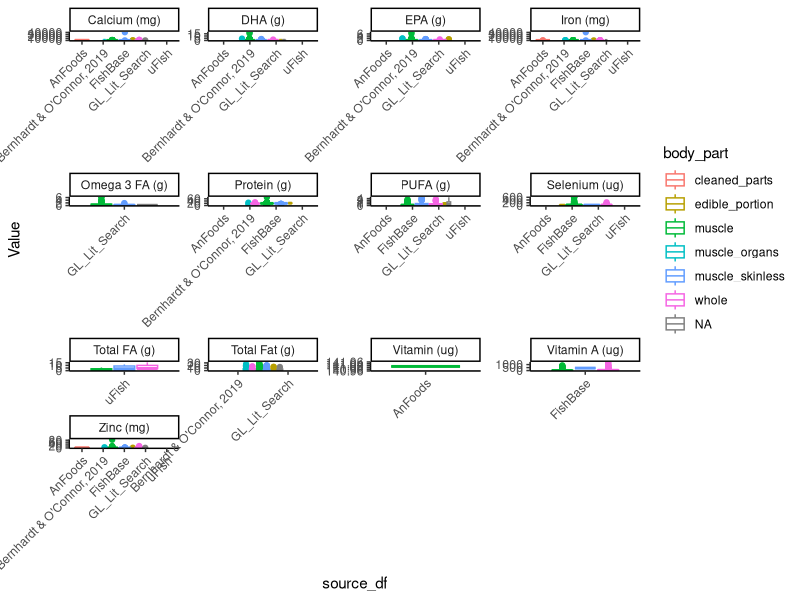
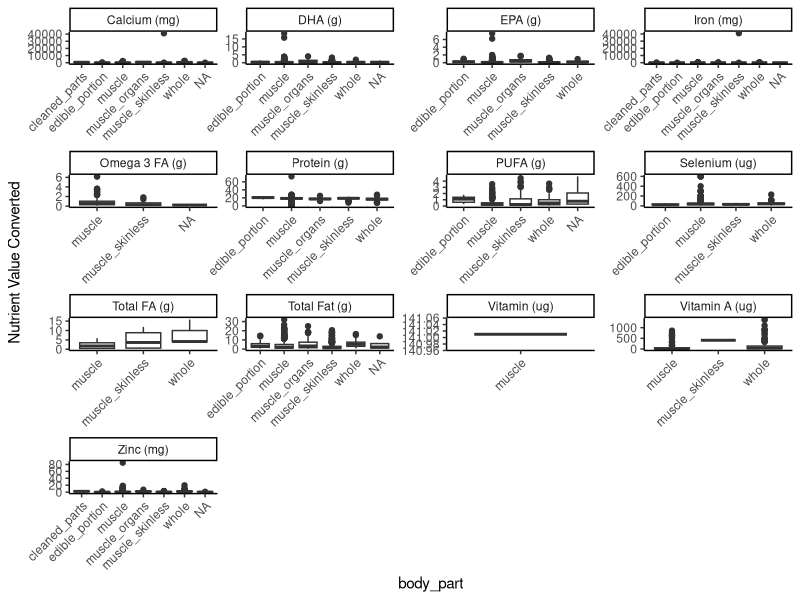
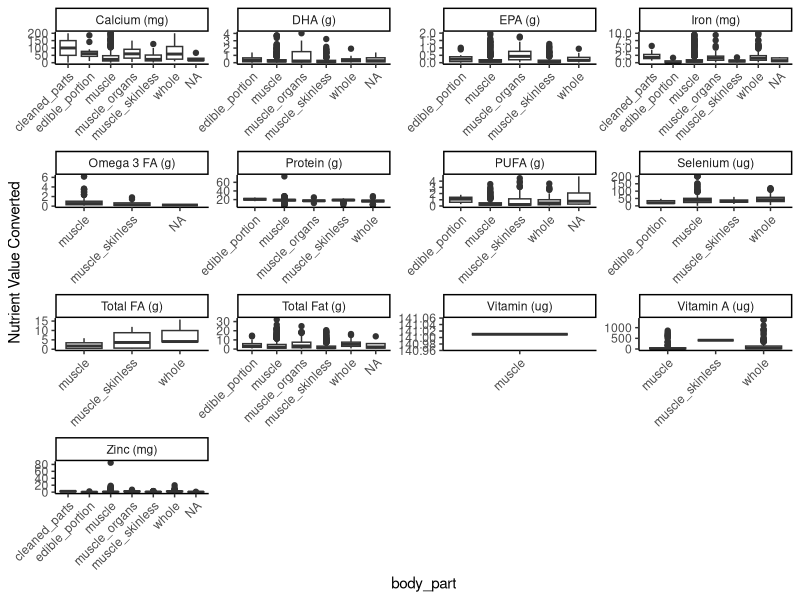
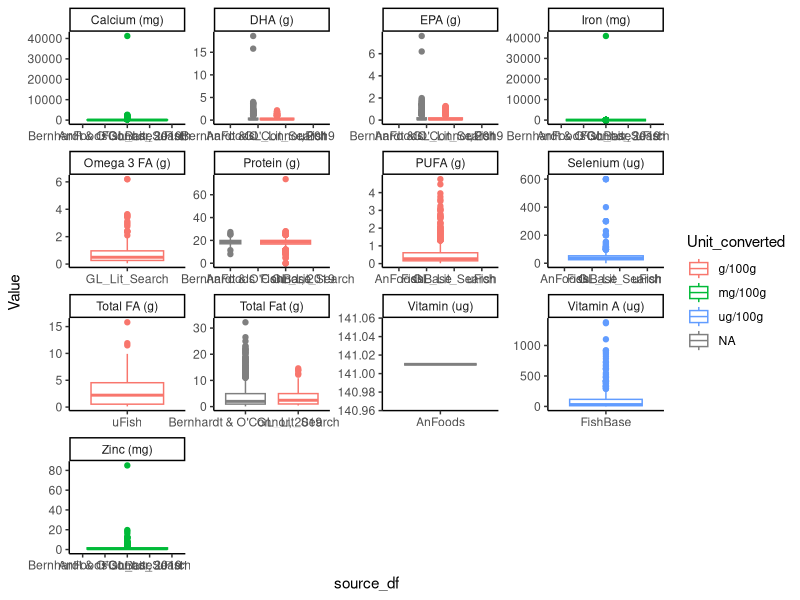
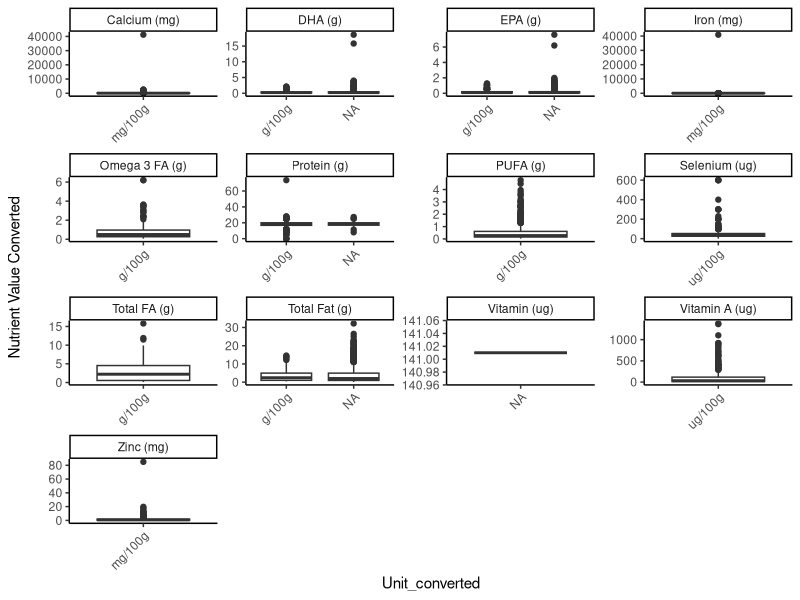
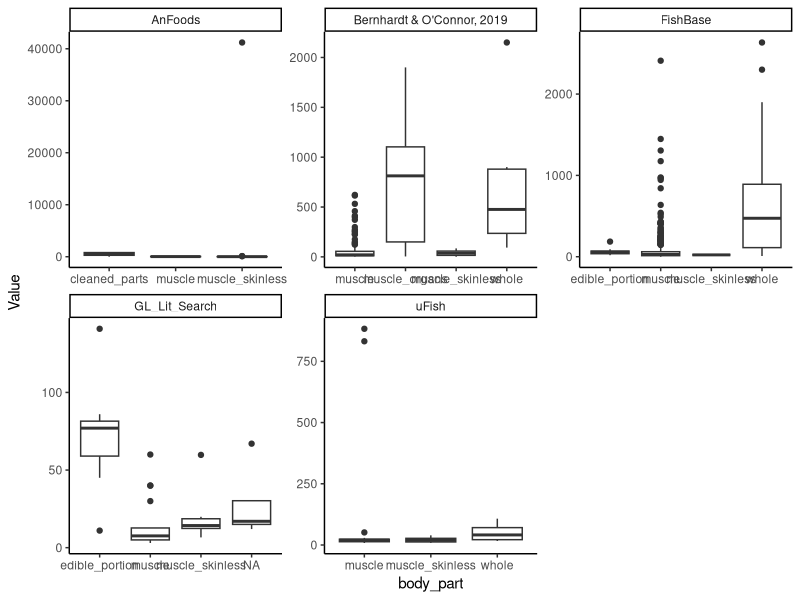

These figures' R source, in order: (Note: this script raises an error after producing the figures.)
##Testing nutrient conversions -- determining outliers/weird values


library(ggplot2)
library(tidyverse)

##Read in nutrient data
nutrients <- read.csv("data/processed_data/Nutrient_data_all.csv") %>%
  filter(!body_part %in% c("liver", "egg", "esophagus", "skin", "viscera", "eggs", "oil", "unknown")) %>%
  filter(!is.na(Value)) %>%
  dplyr::select(source_df:Nutrient_Name)

nutrients <- nutrients %>%
  mutate(Unit_converted = case_when(
    startsWith(Nutrient, "iron") ~ "mg/100g",
    startsWith(Nutrient, "FE") ~ "mg/100g",
    startsWith(Nutrient, "zinc") ~ "mg/100g",
    startsWith(Nutrient, "ZN") ~ "mg/100g",
    startsWith(Nutrient, "calc") ~ "mg/100g",
    startsWith(Nutrient, "CA") ~ "mg/100g",
    startsWith(Nutrient, "sele") ~ "ug/100g",
    startsWith(Nutrient, "SE") ~ "ug/100g",
    startsWith(Nutrient, "pufa") ~ "g/100g",
    startsWith(Nutrient, "FAPUN") ~ "g/100g",
    startsWith(Nutrient, "mean") ~ "g/100g",
    startsWith(Nutrient, "omega") ~ "g/100g",
    startsWith(Nutrient, "fa_epa") ~ "g/100g",
    startsWith(Nutrient, "F20") ~ "g/100g",
    startsWith(Nutrient, "F22") ~ "g/100g",
    startsWith(Nutrient, "fa_dha") ~ "g/100g",
    startsWith(Nutrient, "protein") ~ "g/100g",
    startsWith(Nutrient, "Protein") ~ "g/100g",
    startsWith(Nutrient, "FAC") ~ "g/100g",
    startsWith(Nutrient, "Vit") ~ "ug/100g",
  )) 
  

test <- nutrients %>%
  filter(is.na(Value))

va <- nutrients %>%
  filter(Nutrient == "Vitamin_A")


nutrients_all_noout <- nutrients %>%
  mutate(outlier_calcium = ifelse(Nutrient_Name == "Calcium (mg)" & Value > 200, "outlier", "no")) %>%
  mutate(outlier_iron = ifelse(Nutrient_Name == "Iron (mg)" & Value > 10, "outlier", "no")) %>%
  mutate(outlier_selenium = ifelse(Nutrient_Name == "Selenium (ug)" & Value > 200, "outlier", "no"))  %>%
  mutate(outlier_dha = ifelse(Nutrient_Name == "DHA (g)" & Value > 5, "outlier", "no")) %>%
  mutate(outlier_epa = ifelse(Nutrient_Name == "EPA (g)" & Value > 5, "outlier", "no")) %>%
  mutate(outlier_protein = ifelse(Nutrient_Name == "Protein (g)" & Value < 5, "outlier", "no")) %>%
  mutate(outlier_vitA = ifelse(Nutrient_Name == "Vitamin A (ug)" & Value < 30000, "outlier", "no")) %>%  ##values should only be this high if like a concetrated liver or something.. 
  filter(outlier_calcium == "no" & outlier_iron == "no" & outlier_selenium == "no" & outlier_epa == "no" & outlier_dha == "no", outlier_protein == "no")

nutrients_all_noout$sci_name <- gsub("  +", " ", nutrients_all_noout$sci_name)

nutrients_all_noout <- nutrients_all_noout %>%
  unique()

##trying outliers by removing any values outside of the FAO/INFOODS range for finfish
nutrients_all_noout_2 <- nutrients %>%
  mutate(outlier_calcium = ifelse(Nutrient_Name == "Calcium (mg)" & Value > 1000, "outlier", "no")) %>%
  mutate(outlier_calcium2 = ifelse(Nutrient_Name == "Calcium (mg)" & Value < 0, "outlier", "no")) %>%
  mutate(outlier_iron = ifelse(Nutrient_Name == "Iron (mg)" & Value > 100, "outlier", "no")) %>%
  mutate(outlier_iron = ifelse(Nutrient_Name == "Iron (mg)" & Value < 0.1, "outlier", "no")) %>%
  mutate(outlier_selenium = ifelse(Nutrient_Name == "Selenium (ug)" & Value > 1000, "outlier", "no"))  %>%
  mutate(outlier_selenium2 = ifelse(Nutrient_Name == "Selenium (ug)" & Value < 1, "outlier", "no"))  %>%
  mutate(outlier_dha = ifelse(Nutrient_Name == "DHA (g)" & Value > 10, "outlier", "no")) %>%
  mutate(outlier_dha2 = ifelse(Nutrient_Name == "DHA (g)" & Value < 0.001, "outlier", "no")) %>%
  mutate(outlier_epa = ifelse(Nutrient_Name == "EPA (g)" & Value > 10, "outlier", "no")) %>%
  mutate(outlier_epa2 = ifelse(Nutrient_Name == "EPA (g)" & Value < 0.01, "outlier", "no")) %>%
  mutate(outlier_epa = ifelse(Nutrient_Name == "EPA (g)" & Value > 10, "outlier", "no")) %>%
  mutate(outlier_pufa = ifelse(Nutrient_Name == "PUFA (g)" & Value < 0.01, "outlier", "no")) %>%
  mutate(outlier_pufa2 = ifelse(Nutrient_Name == "PUFA (g)" & Value > 10, "outlier", "no")) %>%
  mutate(outlier_protein1 = ifelse(Nutrient_Name == "Protein (g)" & Value < 1, "outlier", "no")) %>% 
  mutate(outlier_protein2 = ifelse(Nutrient_Name == "Protein (g)" & Value > 100, "outlier", "no")) %>% 
  mutate(outlier_zinc = ifelse(Nutrient_Name == "Zinc (mg)" & Value < 0.01, "outlier", "no")) %>%  ## one order of magnitude outside of FAO range 
  mutate(outlier_zinc1 = ifelse(Nutrient_Name == "Zinc (mg)" & Value > 100, "outlier", "no")) %>% 
  mutate(outlier_vitA = ifelse(Nutrient_Name == "Vitamin A (ug)" & Value > 1000, "outlier", "no")) %>% 
  mutate(outlier_vitA2 = ifelse(Nutrient_Name == "Vitamin A (ug)" & Value < 1, "outlier", "no")) %>% ##values should only be this high if like a concetrated liver or something.. 
  filter(outlier_calcium == "no" & outlier_iron == "no" & outlier_selenium == "no" & outlier_epa == "no" & outlier_dha == "no", outlier_protein1 == "no", outlier_protein2 == "no", outlier_zinc == "no", outlier_vitA == "no", outlier_selenium2 == "no", outlier_zinc1 == "no",
         outlier_calcium2 == "no", outlier_dha2 == "no", outlier_epa2 == "no",  outlier_pufa == "no", outlier_pufa2 == "no", outlier_vitA2 == "no"
      )

nutrients_all_noout_2$sci_name <- gsub("  +", " ", nutrients_all_noout_2$sci_name)

write.csv(nutrients_all_noout_2, "data/processed_data/Nutrient_data_all_outliers_removed.csv")

outliers <- nutrients %>%
  mutate(outlier_calcium = ifelse(Nutrient_Name == "Calcium (mg)" & Value > 1000, "outlier", "no")) %>%
  mutate(outlier_calcium2 = ifelse(Nutrient_Name == "Calcium (mg)" & Value < 0, "outlier", "no")) %>%
  mutate(outlier_iron = ifelse(Nutrient_Name == "Iron (mg)" & Value > 100, "outlier", "no")) %>%
  mutate(outlier_iron = ifelse(Nutrient_Name == "Iron (mg)" & Value < 0.1, "outlier", "no")) %>%
  mutate(outlier_selenium = ifelse(Nutrient_Name == "Selenium (ug)" & Value > 1000, "outlier", "no"))  %>%
  mutate(outlier_selenium2 = ifelse(Nutrient_Name == "Selenium (ug)" & Value < 1, "outlier", "no"))  %>%
  mutate(outlier_dha = ifelse(Nutrient_Name == "DHA (g)" & Value > 10, "outlier", "no")) %>%
  mutate(outlier_dha2 = ifelse(Nutrient_Name == "DHA (g)" & Value < 0.001, "outlier", "no")) %>%
  mutate(outlier_epa = ifelse(Nutrient_Name == "EPA (g)" & Value > 10, "outlier", "no")) %>%
  mutate(outlier_epa2 = ifelse(Nutrient_Name == "EPA (g)" & Value < 0.01, "outlier", "no")) %>%
  mutate(outlier_epa = ifelse(Nutrient_Name == "EPA (g)" & Value > 10, "outlier", "no")) %>%
  mutate(outlier_pufa = ifelse(Nutrient_Name == "PUFA (g)" & Value < 0.01, "outlier", "no")) %>%
  mutate(outlier_pufa2 = ifelse(Nutrient_Name == "PUFA (g)" & Value > 10, "outlier", "no")) %>%
  mutate(outlier_protein1 = ifelse(Nutrient_Name == "Protein (g)" & Value < 1, "outlier", "no")) %>% 
  mutate(outlier_protein2 = ifelse(Nutrient_Name == "Protein (g)" & Value > 100, "outlier", "no")) %>% 
  mutate(outlier_zinc = ifelse(Nutrient_Name == "Zinc (mg)" & Value < 0.01, "outlier", "no")) %>%  ## one order of magnitude outside of FAO range 
  mutate(outlier_zinc1 = ifelse(Nutrient_Name == "Zinc (mg)" & Value > 100, "outlier", "no")) %>% 
  mutate(outlier_vitA = ifelse(Nutrient_Name == "Vitamin A (ug)" & Value > 1000, "outlier", "no")) %>% 
  mutate(outlier_vitA2 = ifelse(Nutrient_Name == "Vitamin A (ug)" & Value < 1, "outlier", "no")) %>% ##values should only be this high if like a concetrated liver or something.. 
  filter(outlier_calcium == "outlier" | outlier_iron == "outlier" | outlier_selenium == "outlier" | outlier_epa == "outlier" | outlier_dha == "outlier" | outlier_protein1 == "outlier" | outlier_protein2 == "outlier" | outlier_zinc == "outlier" | outlier_vitA == "outlier" | outlier_selenium2 == "outlier" | outlier_zinc1 == "outlier" |
         outlier_calcium2 == "outlier"| outlier_dha2 == "outlier"| outlier_epa2 == "outlier"|  outlier_pufa == "outlier"| outlier_pufa2 == "outlier"| outlier_vitA2 == "outlier"
  )

test <- anti_join(nutrients, nutrients_all_noout_2, by = "sample_id")
#nutrients_all$SampleForm <- toupper(nutrients_all$SampleForm)
nutrients$Value <- as.numeric(nutrients$Value)
nutrients_all_noout$Value <- as.numeric(nutrients_all_noout$Value)

##Influence of Tissue Type on Nutritional Content
ggplot(nutrients, aes(x = source_df, y = Value, group = body_part, color = body_part)) +
  geom_boxplot() +
  theme_classic() +
  theme(axis.text.x = element_text(angle = 45, hjust = 1))+
  facet_wrap(~Nutrient_Name, scale = "free")

##Largest variation is within tissue type..so i think it is a conversion issue, not a body part issue
ggplot(nutrients, aes(x = body_part, y = Value, group = body_part)) +
  geom_boxplot() +
  theme_classic() +
  theme(axis.text.x = element_text(angle = 45, hjust = 1))+
  ylab("Nutrient Value Converted") +
  facet_wrap(~Nutrient_Name, scale = "free")

ggplot(nutrients_all_noout, aes(x = body_part, y = Value, group = body_part)) +
  geom_boxplot() +
  theme_classic() +
  theme(axis.text.x = element_text(angle = 45, hjust = 1))+
  ylab("Nutrient Value Converted") +
  facet_wrap(~Nutrient_Name, scale = "free")

##Influence of original unit on Nutritional content
ggplot(nutrients, aes(x = source_df, y = Value, group = Unit_converted, color = Unit_converted)) +
  geom_boxplot() +
  theme_classic() +
  facet_wrap(~Nutrient_Name, scale = "free")

ggplot(nutrients, aes(x = Unit_converted, y = Value, group = Unit_converted)) +
  geom_boxplot() +
  theme_classic() +
  theme(axis.text.x = element_text(angle = 45, hjust = 1))+
  ylab("Nutrient Value Converted") +
  facet_wrap(~Nutrient_Name, scale = "free")

##Calcium
nutrients %>%
  filter(Nutrient_Name == "Calcium (mg)") %>%
  ggplot(aes(x = body_part, y = Value, group = body_part)) +
  geom_boxplot() +
  theme_classic() +
  facet_wrap(~source_df, scale = "free")

##DHA
nutrients_all_noout %>%
  filter(Nutrient_Name == "DHA (g)") %>%
  ggplot(aes(x = SampleForm, y = Value, group = SampleForm)) +
  geom_boxplot() +
  theme_classic() +
  theme(axis.text.x = element_text(angle = 45, hjust = 1))+
  facet_wrap(~Source_df, scale = "free")

##selenium
nutrients_all %>%
filter(Nutrient_Name == "Selenium (ug)") %>%
  ggplot(aes(x = SampleForm, y = Value, group = SampleForm)) +
  geom_boxplot() +
  theme_classic() +
  theme(axis.text.x = element_text(angle = 45, hjust = 1))+
  facet_wrap(~Source_df, scale = "free")

sel <- nutrients_all %>%
  filter(Nutrient_Name == "Selenium (ug)")

zn <- nutrients_all_noout_2 %>%
  filter(Nutrient_Name == "Zinc (mg)")

fe <- nutrients 
##From GL_Nutient_Data -- change glfnd_converted_2 to nutrients lit 
